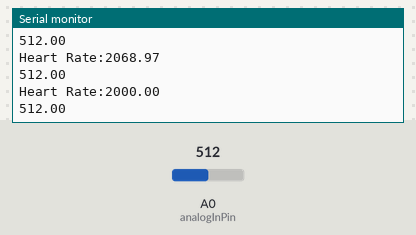
Simulated run of this sketch. Board: Arduino Uno, built with avr-gcc and run on an emulated ATmega328P. Shown: the last lines printed to the serial monitor. The inputs (shaded band) are chosen by the test bench; at power-on: A0 (analogInPin) = 512.

Above: at 1.2 s.
1.3 s: A0 (analogInPin) set to 106
At 2.1 s:
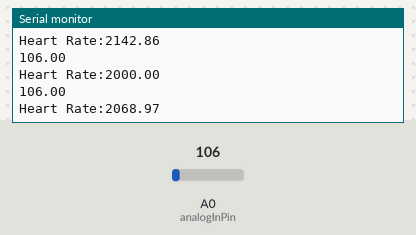
4.3 s: A0 (analogInPin) set to 90
At 4.9 s:
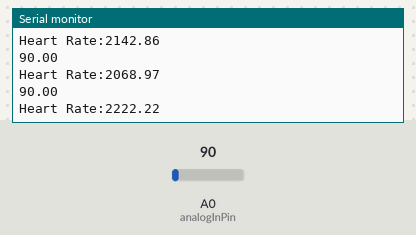
Timing chart, 0 to 7.3 s (numbered marks = the images above; inputs shaded):
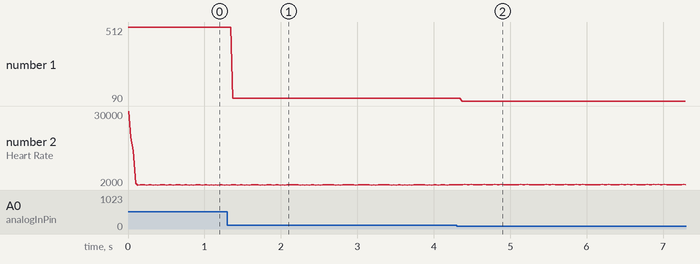

The sketch:

ECG_Code.ino
```cpp
#include <Arduino.h>

int analogInPin = A0;
float ECG_value = 0.0;
float time1 = 0.0;
float time2 = 0.0;
float elapsed_time = 0.0;
float threshold = 1.0;
float HR = 0.0;

void setup() {
  // put your setup code here, to run once:
  Serial.begin(9600);
}

void loop() {
  // put your main code here, to run repeatedly:
  plotData();
  measure_time();
  if (elapsed_time > 0) {
    HR = calculateHR(elapsed_time);
  }
  Serial.print("Heart Rate:");
  Serial.println(HR);
}

void plotData() {
  ECG_value = analogRead(analogInPin);
  Serial.println(ECG_value);
  delay(2);
}

void measure_time() {
  if (ECG_value <= threshold) {
    elapsed_time = 0;
  }
  else if (ECG_value > threshold) {
    time2 = millis();
    elapsed_time = time2 - time1;
  }
}

float calculateHR(float elapsed_time) {
  float HR = (1 / elapsed_time) * 1000 * 60;
  time1 = time2;
  return(HR);
}
```

Measured:
- after the input at 1.3 s, the serial monitor: prints a new line after 0.07 s (image 1)
- after the input at 4.3 s, the serial monitor: prints a new line after 0.07 s (image 2)
- plotted number 1: 512 → 106 after the input at 1.3 s, 106 → 90 after the input at 4.3 s
- plotted number 2: 2068.97 → 2068 after the input at 4.3 s
